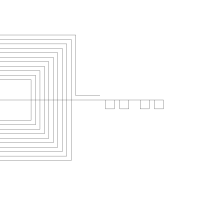

This figure's Python source:
#!/usr/bin/python
import argparse
import drawsvg as draw
from numpy import array, sqrt, pi, log
from math import floor, ceil

ALIGN_BOTTOM = 0
ALIGN_TOP = 1


PIXEL_SCALE = 8.93 # customize it per computer

SIZE_0603_IN_PIXEL = 1.6 * PIXEL_SCALE
SIZE_0402_IN_PIXEL = 1 * PIXEL_SCALE
#
#  Embroidery coil maker, import to inkscape to generate pes file
#**** Size unit is mm and inductance is uH
class CoilMaker:

    ## static function to generate a coil with a transmission line directly
    def GenerateCoil(name, transmission_line_length, inductance, size = 0, reverse = False, intergrated_r = False, intergrated_c = False):
        coilMaker = CoilMaker(inductance * (10 ** -6), size)
        d = draw.Drawing(200, 200, origin='center', displayInline=False)
        p = draw.Path(stroke_width=0.202, stroke='black', fill_opacity ="0")
        coilMaker.makeCoil(p, transmission_line_length, intergrated_r, intergrated_c,
                    reverse) 

        d.append(p)
        d.save_svg(name + ".svg")  # Save to file


    def __init__(self, inductance, size = 0):

        self.inductance = inductance
        self.size = size
        self.line_width = 0.202
        self.spacing = 0.5
        self.relative_permeability = 1  # 相对磁导率，单位长度上的电感
  
        self.minimum_stitch_length = 0.5 
        # self.n_turns = self.calculateNTurns()
        self.n_turns = 11
        print("nTurns:", self.n_turns)
        self.d_in = self.spacing if self.size == 0 else self.size - (self.spacing + self.line_width) * self.n_turns * 2
        self.d_out = self.size if self.size > 0 else self.d_in + (self.spacing + self.line_width) * self.n_turns * 2
        print("din:", self.d_in)
        print("dout:", self.d_out)

    ## calculate the number of turns, based on (optional) dout and target inductance.
    def calculateNTurns(self): 
        best_n, l_diff = 0, 100

        if self.size > 0:
            ### binary search to find the  number of turns given the inductance
            min_n = 1
            max_n = 50
            while min_n < max_n:
                n = (min_n + max_n) // 2
                d_in = self.size - (self.spacing + self.line_width) * n * 2
                print("n chosen in binary search: ", n)
                if d_in < 0:
                    max_n = n - 1
                    continue
                d_out = self.size
                l = CoilMaker.getSingleInductance(d_in, d_out, n, self.relative_permeability)
                print("single inductance: ", l)
                if l <= self.inductance:
                    min_n = n + 1
                else:
                    max_n = n - 1
                if abs(l - self.inductance) < l_diff:
                    l_diff = abs(l - self.inductance)
                    best_n = n
        else:
            ### binary search to find the number of turns for the smallest inductor
            min_n = 1
            max_n = 50
            while min_n < max_n:
                n = (min_n + max_n) // 2
                d_in = self.spacing
                d_out = d_in + (self.spacing + self.line_width) * n * 2
                l = CoilMaker.getSingleInductance(d_in, d_out, n, self.relative_permeability)
                if l <= self.inductance:
                    min_n = n + 1
                else:
                    max_n = n - 1
                if abs(l - self.inductance) < l_diff:
                    l_diff = abs(l - self.inductance)
                    best_n = n
        return best_n

    # Stitch Coil and Transmission line
    def makeCoil(self, path, transmission_line_length, integrated_r = False, integrated_c = False, reverse = False):
        
        reverseF = -1 if reverse else 1
        path.M(0, 0)
        # coil_location = array([(transmission_line_length)*reverseF*PIXEL_SCALE, 0])
        coil_location = array([0,0])
        spacing = array([self.spacing*PIXEL_SCALE, self.spacing*PIXEL_SCALE])
        print("spacing: ", spacing)
        din = array([self.d_in*PIXEL_SCALE, self.d_in*PIXEL_SCALE]) 
        print("coil_location: ", coil_location)
        # self.stitchConnectionNode(path, [0, coil_location[1]], ALIGN_BOTTOM)
        if integrated_r:
            smd_r_location = (5*PIXEL_SCALE+SIZE_0603_IN_PIXEL)
            path.L(coil_location[0] - reverseF * smd_r_location, coil_location[1])  
            self.stitchConnectionNode(path, [coil_location[0] - reverseF * smd_r_location, coil_location[1]], ALIGN_BOTTOM)  
            path.L(coil_location[0] - reverseF * (smd_r_location-SIZE_0603_IN_PIXEL), coil_location[1]) 
            self.stitchConnectionNode(path, [coil_location[0] - reverseF * (smd_r_location-SIZE_0603_IN_PIXEL), coil_location[1]], ALIGN_BOTTOM)  
        
        if integrated_c:
            smd_c_location = (1 + PIXEL_SCALE+SIZE_0603_IN_PIXEL)
            path.L(coil_location[0] - reverseF * smd_c_location, coil_location[1])  
            self.stitchConnectionNode(path, [coil_location[0] - reverseF * smd_c_location, coil_location[1]], ALIGN_BOTTOM)  
            path.L(coil_location[0] - reverseF * (smd_c_location-SIZE_0603_IN_PIXEL), coil_location[1]) 
            self.stitchConnectionNode(path, [coil_location[0] - reverseF * (smd_c_location-SIZE_0603_IN_PIXEL), coil_location[1]], ALIGN_BOTTOM)  

        centers = array([coil_location[0] + (self.d_out/2)*reverseF*PIXEL_SCALE, coil_location[1]])
        # centers = array([0,0])
        path.L(centers[0], centers[1])
        self.stitchCoil(path, centers, din, spacing, reverse)
        path.L(0, centers[1] - spacing[1])
        # self.stitchConnectionNode(path, [0, centers[1] - spacing[1]], ALIGN_TOP)
        print("single inductance: ", CoilMaker.getSingleInductance(self.d_in, self.d_out, self.n_turns, self.relative_permeability))

    # Stitch Connection Node
    def stitchConnectionNode(self, p, location, alignment = 0): 
 
        self.last_point = location
        size_in_pixel = 1  * PIXEL_SCALE
        if alignment == ALIGN_BOTTOM:
            self.drawStitches(p, location[0] + size_in_pixel/2, location[1])
            print(self.last_point)
            self.drawStitches(p, location[0] + size_in_pixel/2, location[1] + size_in_pixel)
            print(self.last_point)
            self.drawStitches(p, location[0] - size_in_pixel/2, location[1] + size_in_pixel)
            self.drawStitches(p, location[0] - size_in_pixel/2, location[1])
            self.drawStitches(p, location[0], location[1])
        else:
            self.drawStitches(p, location[0] + size_in_pixel/2, location[1])
            self.drawStitches(p, location[0] + size_in_pixel/2, location[1] - size_in_pixel)
            self.drawStitches(p, location[0] - size_in_pixel/2, location[1] - size_in_pixel)
            self.drawStitches(p, location[0] - size_in_pixel/2, location[1])
            self.drawStitches(p, location[0], location[1]) 
        return p

    # Stitch Coil
    def stitchCoil(self, p, centers, din, spacing, reverse = False): 
        next_top_left_corner = array([centers[0]-din[0]/2, centers[1]-din[1]/2])
        next_bot_right_corner = array([centers[0]+din[0]/2, centers[1]+din[1]/2])
        print("top, left corneer: ", next_top_left_corner)
        print("bottom, right corner: ", next_bot_right_corner)
        self.last_point = centers

        for turn in range(0,self.n_turns):
            if reverse:
                self.drawStitches(p, next_top_left_corner[0], self.last_point[1]) #Right to Left
                self.drawStitches(p, next_top_left_corner[0], next_top_left_corner[1]) #Top to Bottom
                self.drawStitches(p, next_bot_right_corner[0], next_top_left_corner[1]) #Left to Right
                if turn == (self.n_turns -1):
                    self.drawStitches(p, next_bot_right_corner[0], centers[1] - spacing[1]) #Bottom to Tio
                else:
                    self.drawStitches(p, next_bot_right_corner[0], next_bot_right_corner[1])#Bottom to Tio
            else:
                self.drawStitches(p, next_bot_right_corner[0], self.last_point[1]) #Left to Right
                self.drawStitches(p, next_bot_right_corner[0], next_top_left_corner[1]) #Top to Bottom
                self.drawStitches(p, next_top_left_corner[0], next_top_left_corner[1]) #Left to Right
                if turn == (self.n_turns -1):
                    self.drawStitches(p, next_top_left_corner[0], centers[1] - spacing[1])#Bottom to Tio
                else:
                    self.drawStitches(p, next_top_left_corner[0], next_bot_right_corner[1]+spacing[1])#Bottom to Tio

            next_top_left_corner -= spacing
            next_bot_right_corner += spacing
        return p


    def drawStitches(self, p, x, y):
        dx = x - self.last_point[0]
        dy = y - self.last_point[1]
        length = sqrt((dx**2) + (dy**2))
        
        stitches = length/(self.minimum_stitch_length* PIXEL_SCALE)
        for i in range(1, floor(stitches)):
            # print(stitches)
            p.L(self.last_point[0] + dx/stitches*i, self.last_point[1] + dy/stitches*i)
        p.L(x, y)
        self.last_point = array([x, y])

    def getSingleInductance(d_in, d_out, n, rp): 
        C1 = 1.27
        C2 = 2.07
        C3 = 0.18
        C4 = 0.13
        N = n
        diaAvg = (10**-3 * (d_in + d_out) / 2)
        permeability = 4*pi*10**(-7) * rp
        fillratio = ( d_out - d_in)/( d_out + d_in)
        L = ((permeability *  N**2 *diaAvg* C1)/2) * (log(C2/fillratio) + C3*fillratio + C4* fillratio**2)
        return L

    def getDoubleInductance(d_in, d_out, n, rp, thickness):
        N = n
        X = thickness
        A = 0.184
        B = -0.525
        C = 1.038
        D = 1.001
        KC = (N**2)/( (A*X**3 + B*X**2 + C*X + D) * ( (1.67*N**2 -5.84*N +65)* 0.64) )
        L12 = CoilMaker.getSingleInductance(d_in, d_out, n, rp)
        Ltot = 2*L12 + 2*KC * L12
        return Ltot



if __name__=="__main__":
    CoilMaker.GenerateCoil("coil_test", 50, 2.3, 20,reverse= True, intergrated_c= True, intergrated_r=True)


    
